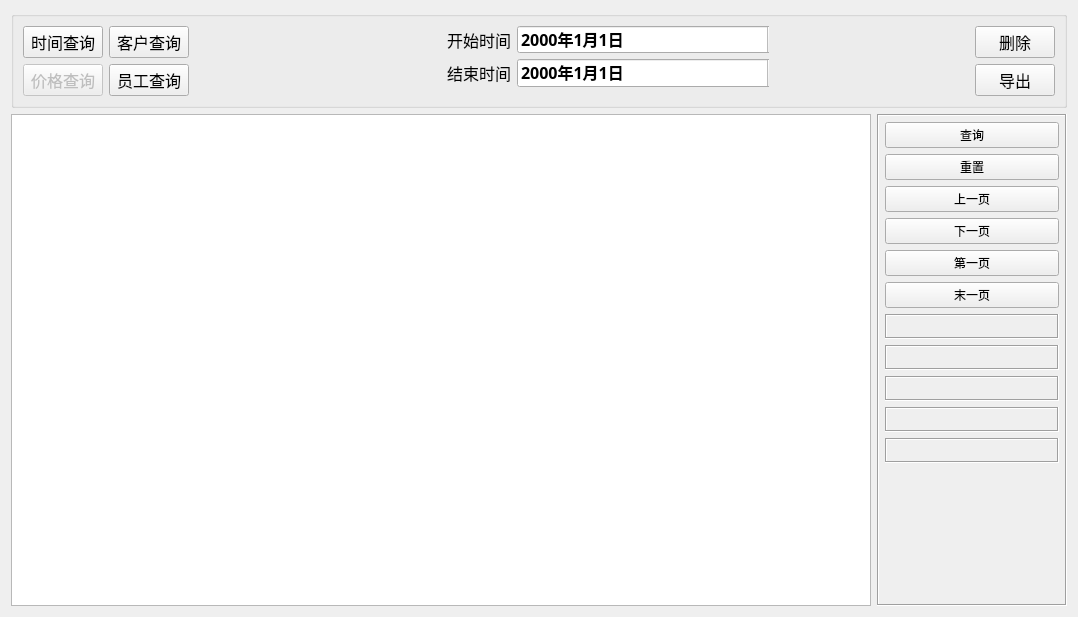
<?xml version="1.0" encoding="UTF-8"?>
<ui version="4.0">
 <class>unpayfrmdbpage</class>
 <widget class="QWidget" name="unpayfrmdbpage">
  <property name="geometry">
   <rect>
    <x>0</x>
    <y>0</y>
    <width>1078</width>
    <height>617</height>
   </rect>
  </property>
  <property name="windowTitle">
   <string>Form</string>
  </property>
  <layout class="QGridLayout" name="gridLayout_3">
   <item row="0" column="0" colspan="2">
    <widget class="QGroupBox" name="gboxTop">
     <property name="font">
      <font>
       <family>楷体</family>
       <pointsize>12</pointsize>
      </font>
     </property>
     <property name="title">
      <string/>
     </property>
     <layout class="QGridLayout" name="gridLayout">
      <item row="0" column="0">
       <widget class="QPushButton" name="btn_time">
        <property name="text">
         <string>时间查询</string>
        </property>
       </widget>
      </item>
      <item row="0" column="5">
       <widget class="QPushButton" name="btnDelete">
        <property name="cursor">
         <cursorShape>ArrowCursor</cursorShape>
        </property>
        <property name="text">
         <string>删除</string>
        </property>
        <property name="icon">
         <iconset>
          <normaloff>:/image/delete.png</normaloff>:/image/delete.png</iconset>
        </property>
        <property name="iconSize">
         <size>
          <width>20</width>
          <height>20</height>
         </size>
        </property>
       </widget>
      </item>
      <item row="1" column="0">
       <widget class="QPushButton" name="btn_price">
        <property name="enabled">
         <bool>false</bool>
        </property>
        <property name="text">
         <string>价格查询</string>
        </property>
       </widget>
      </item>
      <item row="1" column="5">
       <widget class="QPushButton" name="btnExcel">
        <property name="cursor">
         <cursorShape>ArrowCursor</cursorShape>
        </property>
        <property name="toolTip">
         <string>功能开发中</string>
        </property>
        <property name="text">
         <string>导出</string>
        </property>
        <property name="icon">
         <iconset>
          <normaloff>:/image/excel.png</normaloff>:/image/excel.png</iconset>
        </property>
        <property name="iconSize">
         <size>
          <width>20</width>
          <height>20</height>
         </size>
        </property>
       </widget>
      </item>
      <item row="0" column="4">
       <spacer name="horizontalSpacer">
        <property name="orientation">
         <enum>Qt::Horizontal</enum>
        </property>
        <property name="sizeHint" stdset="0">
         <size>
          <width>40</width>
          <height>20</height>
         </size>
        </property>
       </spacer>
      </item>
      <item row="0" column="2">
       <spacer name="horizontalSpacer_2">
        <property name="orientation">
         <enum>Qt::Horizontal</enum>
        </property>
        <property name="sizeHint" stdset="0">
         <size>
          <width>40</width>
          <height>20</height>
         </size>
        </property>
       </spacer>
      </item>
      <item row="0" column="3" rowspan="2">
       <widget class="QStackedWidget" name="stackedWidget">
        <property name="currentIndex">
         <number>0</number>
        </property>
        <widget class="QWidget" name="timepage">
         <widget class="QWidget" name="layoutWidget">
          <property name="geometry">
           <rect>
            <x>52</x>
            <y>0</y>
            <width>341</width>
            <height>61</height>
           </rect>
          </property>
          <layout class="QFormLayout" name="formLayout">
           <item row="0" column="0">
            <widget class="QLabel" name="labTimeStart">
             <property name="text">
              <string>开始时间</string>
             </property>
            </widget>
           </item>
           <item row="0" column="1">
            <widget class="QDateEdit" name="dateStart">
             <property name="enabled">
              <bool>true</bool>
             </property>
             <property name="font">
              <font>
               <family>楷体</family>
               <pointsize>12</pointsize>
               <weight>75</weight>
               <italic>false</italic>
               <bold>true</bold>
               <kerning>true</kerning>
              </font>
             </property>
             <property name="focusPolicy">
              <enum>Qt::WheelFocus</enum>
             </property>
             <property name="contextMenuPolicy">
              <enum>Qt::DefaultContextMenu</enum>
             </property>
             <property name="inputMethodHints">
              <set>Qt::ImhPreferNumbers</set>
             </property>
             <property name="frame">
              <bool>true</bool>
             </property>
             <property name="accelerated">
              <bool>false</bool>
             </property>
             <property name="keyboardTracking">
              <bool>true</bool>
             </property>
             <property name="displayFormat">
              <string>yyyy年M月d日</string>
             </property>
             <property name="calendarPopup">
              <bool>true</bool>
             </property>
            </widget>
           </item>
           <item row="1" column="0">
            <widget class="QLabel" name="labTimeEnd">
             <property name="text">
              <string>结束时间</string>
             </property>
            </widget>
           </item>
           <item row="1" column="1">
            <widget class="QDateEdit" name="dateEnd">
             <property name="font">
              <font>
               <family>楷体</family>
               <pointsize>12</pointsize>
               <weight>75</weight>
               <italic>false</italic>
               <bold>true</bold>
               <kerning>true</kerning>
              </font>
             </property>
             <property name="displayFormat">
              <string>yyyy年M月d日</string>
             </property>
             <property name="calendarPopup">
              <bool>true</bool>
             </property>
            </widget>
           </item>
          </layout>
         </widget>
        </widget>
        <widget class="QWidget" name="customerpage">
         <layout class="QGridLayout" name="gridLayout_4">
          <item row="0" column="0">
           <widget class="QLabel" name="lab_customer">
            <property name="text">
             <string>客户姓名：</string>
            </property>
           </widget>
          </item>
          <item row="0" column="1">
           <widget class="QLineEdit" name="edit_customer"/>
          </item>
         </layout>
        </widget>
        <widget class="QWidget" name="pricepage">
         <layout class="QGridLayout" name="gridLayout_2">
          <item row="0" column="3">
           <widget class="QLineEdit" name="edit_price2"/>
          </item>
          <item row="0" column="2">
           <widget class="QLabel" name="lab_label">
            <property name="text">
             <string>-</string>
            </property>
           </widget>
          </item>
          <item row="0" column="1">
           <widget class="QLineEdit" name="edit_price1"/>
          </item>
          <item row="0" column="0">
           <widget class="QLabel" name="lab_price">
            <property name="text">
             <string>金额：</string>
            </property>
           </widget>
          </item>
         </layout>
        </widget>
        <widget class="QWidget" name="staffpage">
         <layout class="QGridLayout" name="gridLayout_5">
          <item row="0" column="0">
           <widget class="QLabel" name="lab_staff">
            <property name="text">
             <string>员工姓名：</string>
            </property>
           </widget>
          </item>
          <item row="0" column="1">
           <widget class="QLineEdit" name="edit_staff"/>
          </item>
         </layout>
        </widget>
       </widget>
      </item>
      <item row="0" column="1">
       <widget class="QPushButton" name="btn_customer">
        <property name="text">
         <string>客户查询</string>
        </property>
       </widget>
      </item>
      <item row="1" column="1">
       <widget class="QPushButton" name="btn_staff">
        <property name="text">
         <string>员工查询</string>
        </property>
       </widget>
      </item>
     </layout>
    </widget>
   </item>
   <item row="1" column="0">
    <widget class="QSplitter" name="splitter">
     <property name="orientation">
      <enum>Qt::Vertical</enum>
     </property>
     <property name="opaqueResize">
      <bool>false</bool>
     </property>
     <widget class="QTableView" name="tableMain">
      <property name="styleSheet">
       <string notr="true"/>
      </property>
     </widget>
    </widget>
   </item>
   <item row="1" column="1">
    <widget class="QFrame" name="frameBottom">
     <property name="minimumSize">
      <size>
       <width>190</width>
       <height>0</height>
      </size>
     </property>
     <property name="maximumSize">
      <size>
       <width>190</width>
       <height>16777215</height>
      </size>
     </property>
     <property name="frameShape">
      <enum>QFrame::Box</enum>
     </property>
     <property name="frameShadow">
      <enum>QFrame::Sunken</enum>
     </property>
     <layout class="QVBoxLayout" name="verticalLayout">
      <property name="leftMargin">
       <number>6</number>
      </property>
      <property name="topMargin">
       <number>6</number>
      </property>
      <property name="rightMargin">
       <number>6</number>
      </property>
      <property name="bottomMargin">
       <number>6</number>
      </property>
      <item>
       <widget class="QPushButton" name="btnSelect">
        <property name="minimumSize">
         <size>
          <width>80</width>
          <height>0</height>
         </size>
        </property>
        <property name="text">
         <string>查询</string>
        </property>
       </widget>
      </item>
      <item>
       <widget class="QPushButton" name="btnBack">
        <property name="text">
         <string>重置</string>
        </property>
       </widget>
      </item>
      <item>
       <widget class="QPushButton" name="btnPreVious">
        <property name="minimumSize">
         <size>
          <width>50</width>
          <height>0</height>
         </size>
        </property>
        <property name="text">
         <string>上一页</string>
        </property>
        <property name="iconSize">
         <size>
          <width>18</width>
          <height>18</height>
         </size>
        </property>
       </widget>
      </item>
      <item>
       <widget class="QPushButton" name="btnNext">
        <property name="minimumSize">
         <size>
          <width>50</width>
          <height>0</height>
         </size>
        </property>
        <property name="text">
         <string>下一页</string>
        </property>
        <property name="iconSize">
         <size>
          <width>18</width>
          <height>18</height>
         </size>
        </property>
       </widget>
      </item>
      <item>
       <widget class="QPushButton" name="btnFirst">
        <property name="minimumSize">
         <size>
          <width>50</width>
          <height>0</height>
         </size>
        </property>
        <property name="text">
         <string>第一页</string>
        </property>
        <property name="iconSize">
         <size>
          <width>18</width>
          <height>18</height>
         </size>
        </property>
       </widget>
      </item>
      <item>
       <widget class="QPushButton" name="btnLast">
        <property name="minimumSize">
         <size>
          <width>50</width>
          <height>0</height>
         </size>
        </property>
        <property name="text">
         <string>末一页</string>
        </property>
        <property name="iconSize">
         <size>
          <width>18</width>
          <height>18</height>
         </size>
        </property>
       </widget>
      </item>
      <item>
       <widget class="QLabel" name="labPageTotal">
        <property name="minimumSize">
         <size>
          <width>0</width>
          <height>25</height>
         </size>
        </property>
        <property name="frameShape">
         <enum>QFrame::Box</enum>
        </property>
        <property name="frameShadow">
         <enum>QFrame::Sunken</enum>
        </property>
        <property name="text">
         <string/>
        </property>
        <property name="alignment">
         <set>Qt::AlignCenter</set>
        </property>
       </widget>
      </item>
      <item>
       <widget class="QLabel" name="labRecordsTotal">
        <property name="minimumSize">
         <size>
          <width>0</width>
          <height>25</height>
         </size>
        </property>
        <property name="frameShape">
         <enum>QFrame::Box</enum>
        </property>
        <property name="frameShadow">
         <enum>QFrame::Sunken</enum>
        </property>
        <property name="text">
         <string/>
        </property>
        <property name="alignment">
         <set>Qt::AlignCenter</set>
        </property>
       </widget>
      </item>
      <item>
       <widget class="QLabel" name="labPageCurrent">
        <property name="minimumSize">
         <size>
          <width>0</width>
          <height>25</height>
         </size>
        </property>
        <property name="frameShape">
         <enum>QFrame::Box</enum>
        </property>
        <property name="frameShadow">
         <enum>QFrame::Sunken</enum>
        </property>
        <property name="text">
         <string/>
        </property>
        <property name="alignment">
         <set>Qt::AlignCenter</set>
        </property>
       </widget>
      </item>
      <item>
       <widget class="QLabel" name="labRecordsPerpage">
        <property name="minimumSize">
         <size>
          <width>0</width>
          <height>25</height>
         </size>
        </property>
        <property name="frameShape">
         <enum>QFrame::Box</enum>
        </property>
        <property name="frameShadow">
         <enum>QFrame::Sunken</enum>
        </property>
        <property name="text">
         <string/>
        </property>
        <property name="alignment">
         <set>Qt::AlignCenter</set>
        </property>
       </widget>
      </item>
      <item>
       <widget class="QLabel" name="labSelectTime">
        <property name="minimumSize">
         <size>
          <width>0</width>
          <height>25</height>
         </size>
        </property>
        <property name="frameShape">
         <enum>QFrame::Box</enum>
        </property>
        <property name="frameShadow">
         <enum>QFrame::Sunken</enum>
        </property>
        <property name="text">
         <string/>
        </property>
        <property name="alignment">
         <set>Qt::AlignCenter</set>
        </property>
       </widget>
      </item>
      <item>
       <spacer name="verticalSpacer">
        <property name="orientation">
         <enum>Qt::Vertical</enum>
        </property>
        <property name="sizeHint" stdset="0">
         <size>
          <width>20</width>
          <height>40</height>
         </size>
        </property>
       </spacer>
      </item>
     </layout>
    </widget>
   </item>
  </layout>
 </widget>
 <resources/>
 <connections/>
</ui>
